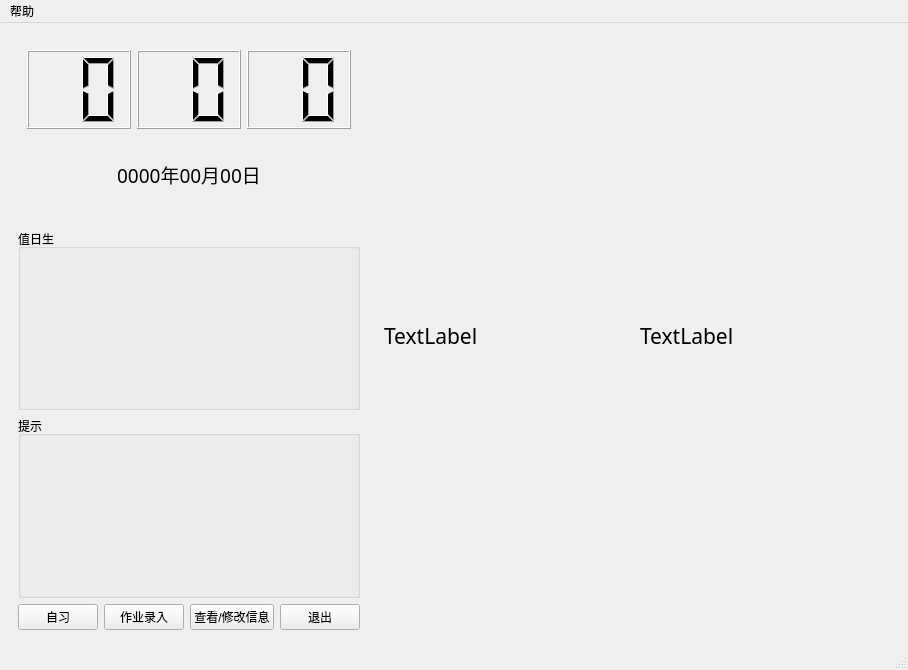
<?xml version="1.0" encoding="UTF-8"?>
<ui version="4.0">
 <class>MainWindow</class>
 <widget class="QMainWindow" name="MainWindow">
  <property name="geometry">
   <rect>
    <x>0</x>
    <y>0</y>
    <width>908</width>
    <height>670</height>
   </rect>
  </property>
  <property name="windowTitle">
   <string>班级管理系统</string>
  </property>
  <widget class="QWidget" name="centralwidget">
   <layout class="QGridLayout" name="gridLayout_6">
    <item row="0" column="0">
     <widget class="QWidget" name="widget_4" native="true">
      <property name="sizePolicy">
       <sizepolicy hsizetype="Maximum" vsizetype="Expanding">
        <horstretch>0</horstretch>
        <verstretch>1</verstretch>
       </sizepolicy>
      </property>
      <property name="autoFillBackground">
       <bool>false</bool>
      </property>
      <layout class="QGridLayout" name="gridLayout">
       <item row="3" column="2">
        <widget class="QPushButton" name="BtnInfo">
         <property name="cursor">
          <cursorShape>PointingHandCursor</cursorShape>
         </property>
         <property name="text">
          <string>查看/修改信息</string>
         </property>
        </widget>
       </item>
       <item row="3" column="3">
        <widget class="QPushButton" name="BtnExit">
         <property name="cursor">
          <cursorShape>PointingHandCursor</cursorShape>
         </property>
         <property name="text">
          <string>退出</string>
         </property>
        </widget>
       </item>
       <item row="3" column="1">
        <widget class="QPushButton" name="BtnHWork">
         <property name="cursor">
          <cursorShape>PointingHandCursor</cursorShape>
         </property>
         <property name="text">
          <string>作业录入</string>
         </property>
        </widget>
       </item>
       <item row="1" column="0" colspan="4">
        <widget class="QGroupBox" name="CleaningGroup">
         <property name="title">
          <string>值日生</string>
         </property>
         <layout class="QGridLayout" name="gridLayout_3">
          <item row="0" column="0">
           <widget class="QLabel" name="clean">
            <property name="font">
             <font>
              <pointsize>8</pointsize>
             </font>
            </property>
            <property name="text">
             <string/>
            </property>
           </widget>
          </item>
         </layout>
        </widget>
       </item>
       <item row="2" column="0" colspan="4">
        <widget class="QGroupBox" name="Reminds">
         <property name="title">
          <string>提示</string>
         </property>
         <layout class="QGridLayout" name="gridLayout_4">
          <item row="0" column="0">
           <widget class="QLabel" name="remind">
            <property name="text">
             <string/>
            </property>
            <property name="textFormat">
             <enum>Qt::AutoText</enum>
            </property>
           </widget>
          </item>
         </layout>
        </widget>
       </item>
       <item row="0" column="0" colspan="4">
        <widget class="QWidget" name="widget_5" native="true">
         <layout class="QGridLayout" name="gridLayout_5">
          <item row="0" column="0">
           <widget class="QLCDNumber" name="TimeClock_Hour">
            <property name="digitCount">
             <number>2</number>
            </property>
            <property name="intValue" stdset="0">
             <number>0</number>
            </property>
           </widget>
          </item>
          <item row="0" column="1">
           <widget class="QLCDNumber" name="TimeClock_Min">
            <property name="autoFillBackground">
             <bool>false</bool>
            </property>
            <property name="digitCount">
             <number>2</number>
            </property>
           </widget>
          </item>
          <item row="0" column="2">
           <widget class="QLCDNumber" name="TimeClock_Sec">
            <property name="digitCount">
             <number>2</number>
            </property>
           </widget>
          </item>
          <item row="1" column="0" colspan="3">
           <widget class="QLabel" name="label_date">
            <property name="font">
             <font>
              <family>Adobe Devanagari</family>
              <pointsize>14</pointsize>
             </font>
            </property>
            <property name="text">
             <string>0000年00月00日</string>
            </property>
            <property name="alignment">
             <set>Qt::AlignCenter</set>
            </property>
           </widget>
          </item>
         </layout>
        </widget>
       </item>
       <item row="3" column="0">
        <widget class="QPushButton" name="BtnSwitch">
         <property name="text">
          <string>自习</string>
         </property>
        </widget>
       </item>
      </layout>
     </widget>
    </item>
    <item row="0" column="1">
     <widget class="QWidget" name="widget_3" native="true">
      <layout class="QGridLayout" name="gridLayout_2">
       <item row="0" column="0">
        <widget class="QLabel" name="lbleft">
         <property name="font">
          <font>
           <family>Bahnschrift Light</family>
           <pointsize>16</pointsize>
          </font>
         </property>
         <property name="text">
          <string>TextLabel</string>
         </property>
         <property name="wordWrap">
          <bool>true</bool>
         </property>
        </widget>
       </item>
       <item row="0" column="1">
        <widget class="QLabel" name="lbright">
         <property name="font">
          <font>
           <family>Bahnschrift Light</family>
           <pointsize>16</pointsize>
          </font>
         </property>
         <property name="text">
          <string>TextLabel</string>
         </property>
         <property name="wordWrap">
          <bool>true</bool>
         </property>
        </widget>
       </item>
      </layout>
     </widget>
    </item>
   </layout>
  </widget>
  <widget class="QMenuBar" name="menubar">
   <property name="geometry">
    <rect>
     <x>0</x>
     <y>0</y>
     <width>908</width>
     <height>26</height>
    </rect>
   </property>
   <widget class="QMenu" name="menu">
    <property name="title">
     <string>帮助</string>
    </property>
    <addaction name="action"/>
    <addaction name="action_2"/>
   </widget>
   <addaction name="menu"/>
  </widget>
  <widget class="QStatusBar" name="statusbar"/>
  <action name="action">
   <property name="text">
    <string>功能说明</string>
   </property>
  </action>
  <action name="action_2">
   <property name="text">
    <string>关于..</string>
   </property>
  </action>
 </widget>
 <resources/>
 <connections/>
</ui>
